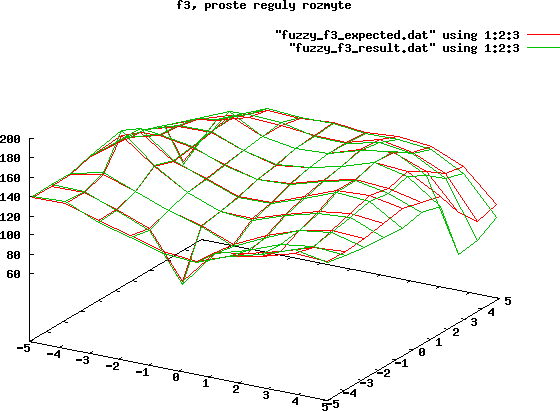

Write gnuplot code to recreate this figure.
set terminal png size 640, 480 crop
set output "fuzzy_f3.png"
#set label ""
#set key left
#set grid
set dgrid3d
splot "fuzzy_f3_expected.dat" using 1:2:3 with lines

set title "f3, proste reguly rozmyte"
set output "fuzzy_f3.png"
replot "fuzzy_f3_result.dat" using 1:2:3 with lines

